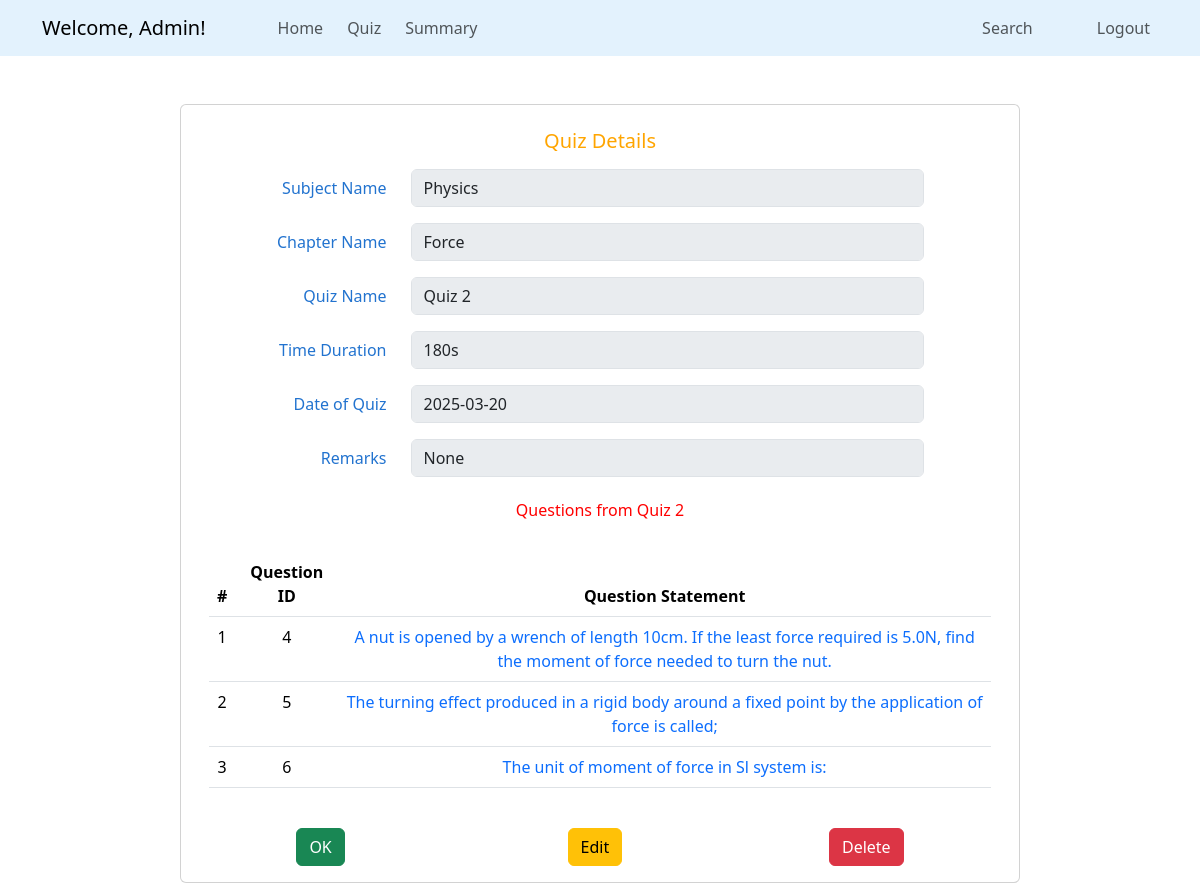
Page /admin/view_quiz/2 (signed in) on the committed database.
### quizapp/models.py (models this page shows, shortened)
class Subject(db.Model):
    sid = db.Column(db.Integer, primary_key = True)
    description = db.Column(db.Text, nullable = False)
    sname = db.Column(db.String(60), nullable = False, unique = True)
    chapters = db.relationship('Chapter', backref = 'subject', lazy = True, cascade = 'all, delete')

class Chapter(db.Model):
    cid = db.Column(db.Integer, primary_key = True)
    cname = db.Column(db.String(60), nullable = False)
    description = db.Column(db.Text, nullable = False)
    subjectid = db.Column(db.Integer, db.ForeignKey('subject.sid'), nullable = False)
    quizzes = db.relationship('Quiz', backref = 'chapter', lazy = True, cascade = 'all, delete')

class Quiz(db.Model):
    quizid = db.Column(db.Integer, primary_key = True)
    qname = db.Column(db.String(60), nullable = False)
    dateofquiz = db.Column(db.DateTime, nullable = False)
    timeduration = db.Column(db.Integer, nullable = False)
    remarks = db.Column(db.String(30), nullable = True)
    chapterid = db.Column(db.Integer, db.ForeignKey('chapter.cid'), nullable = False) # (foreign key-chapter)
    question = db.relationship('Questions', backref = 'quiz', lazy = True, cascade = 'all, delete')
    scores = db.relationship('Scores', backref = 'quiz', lazy = True, cascade = 'all, delete')

class Questions(db.Model):
    qid = db.Column(db.Integer, primary_key = True)
    question_statement = db.Column(db.Text, nullable = False)
    option_a = db.Column(db.String(60), nullable = False)
    option_b = db.Column(db.String(60), nullable = False)
    option_c = db.Column(db.String(60), nullable = False)
    option_d = db.Column(db.String(60), nullable = False)
    correct_option = db.Column(db.String(60), nullable = False)
    quizid = db.Column(db.Integer, db.ForeignKey('quiz.quizid'), nullable = False)

### quizapp/routes.py (the view)
@app.route('/admin/view_quiz/<int:qid>', methods = ['GET', 'POST'])
def view_quiz(qid):
    if 'admin_id' in session:
        quiz = Quiz.query.get_or_404(qid)
        return render_template('admin/view_quiz.html', quiz = quiz)
    flash('Login to access the page', 'danger')
    return redirect(url_for('admin_login'))

### quizapp/templates/admin/view_quiz.html
{% extends "admin/base_dashboard.html" %}
{% block section %}
<div class="container card mt-5" style="max-width: 70%;">
    <form id="add-new" method="POST">
        <div class="card-body mt-2" style="color: #2273cf;">
            <div class="card-title text-center mb-3">
                <h5 style="color: orange;">Quiz Details</h5>
            </div>
            <div class="row mb-3">
                <label for="name" class="col-sm-3 col-form-label text-end">Subject Name</label>
                <div class="col-sm-8">
                    <input class="form-control" id="sname" name="sname" value="{{ quiz.chapter.subject.sname }}"
                        disabled>
                </div>
            </div>
            <div class="row mb-3">
                <label for="name" class="col-sm-3 col-form-label text-end">Chapter Name</label>
                <div class="col-sm-8">
                    <input class="form-control" id="cname" name="cname" value="{{ quiz.chapter.cname }}" disabled>
                </div>
            </div>
            <div class="row mb-3">
                <label for="name" class="col-sm-3 col-form-label text-end">Quiz Name</label>
                <div class="col-sm-8">
                    <input class="form-control" id="qname" name="qname" value="{{ quiz.qname }}" disabled>
                </div>
            </div>
            <div class="row mb-3">
                <label for="tduration" class="col-sm-3 col-form-label text-end">Time Duration</label>
                <div class="col-sm-8">
                    <input class="form-control" id="timeduration" name="tduration" value="{{ quiz.timeduration }}s"
                        disabled>
                </div>
            </div>
            <div class="row mb-3">
                <label for="qdate" class="col-sm-3 col-form-label text-end">Date of Quiz</label>
                <div class="col-sm-8">
                    <input class="form-control" id="qdate" name="qdate" value="{{ quiz.dateofquiz.strftime('%Y-%m-%d') }}"
                        disabled>
                </div>
            </div>
            <div class="row mb-3">
                <label for="remarks" class="col-sm-3 col-form-label text-end">Remarks</label>
                <div class="col-sm-8">
                    <input class="form-control" id="remarks" name="remarks" value="{{ quiz.remarks }}" disabled>
                </div>
            </div>
            <div class="row text-center mt-4" style="color: red;">
                <h6>Questions from {{ quiz.qname }}</h6>
            </div>
            <table class="table text-center mt-4">
                <thead>
                    <tr>
                        <th>#</th>
                        <th>Question ID</th>
                        <th>Question Statement</th>
                    </tr>
                </thead>
                <tbody>
                    {% for question in quiz.question%}
                    <tr>
                        <td>{{ loop.index }}</td>
                        <td>{{ question.qid }}</td>
                        <td><a href="{{ url_for('view_question', qid = question.qid)}}" class="text-decoration-none">
                                {{ question.question_statement }}
                            </a>
                        </td>
                    </tr>
                    {% endfor %}
                </tbody>
            </table>
        </div>
    </form>
    <div class="d-flex justify-content-around mt-2 mb-3">
        <a href="{{ url_for('manage_quizzes') }}" class="btn btn-success me-3">OK</a>
        <a href="{{ url_for('edit_quiz', qid = quiz.quizid)}}" class="btn btn-warning">Edit</a>
        <form action="{{ url_for('delete_quiz', qid = quiz.quizid) }}" method="POST" class="d-inline">
            <button type="submit" class="btn btn-danger" onclick="return confirm('Are you sure, to delete this Quiz?')">
                Delete
            </button>
        </form>
    </div>
</div>
{% endblock %}

### rows in the picture
Subject: sname "Physics"
Chapter: cname "Force"
Quiz: qname "Quiz 2", tduration "180s", qdate "2025-03-20", remarks "None"
Questions: qid "4", question_statement "A nut is opened by a wrench of length 10cm. If the least force required is 5.0N, find the moment of force needed to turn the nut."
Questions: qid "5", question_statement "The turning effect produced in a rigid body around a fixed point by the application of force is called;"
Questions: qid "6", question_statement "The unit of moment of force in Sl system is:"

### other values in the picture
{{ session.get('admin_name') }} "Admin"
